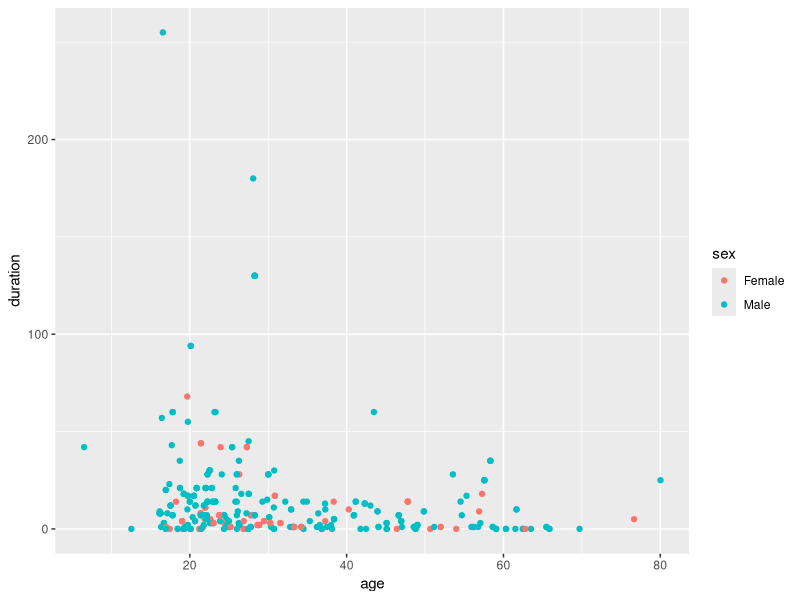
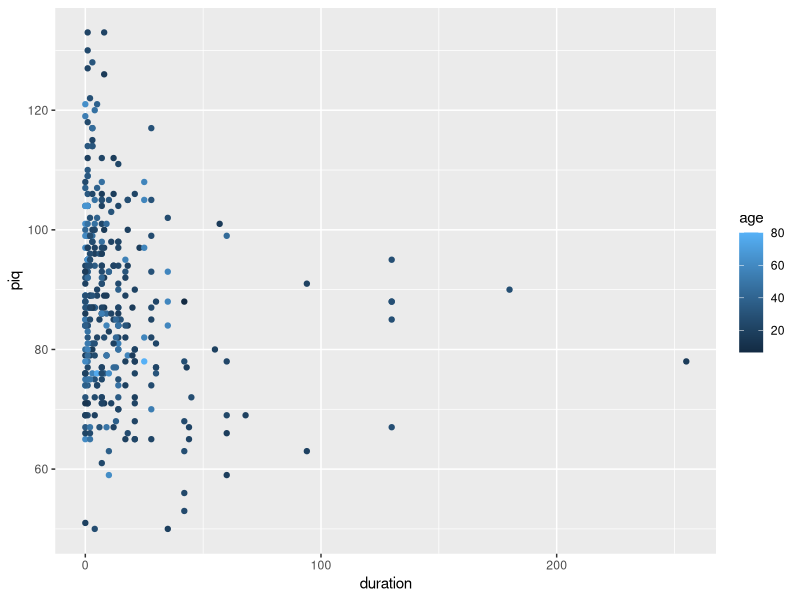
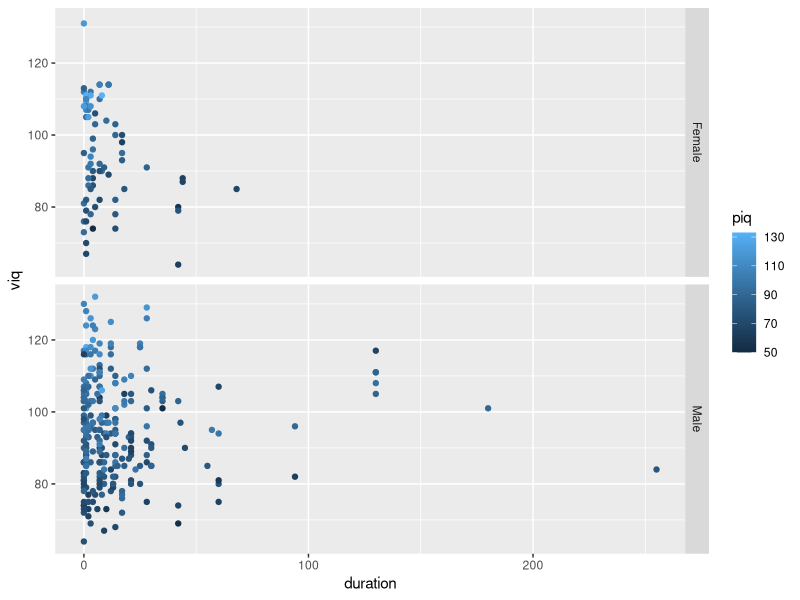
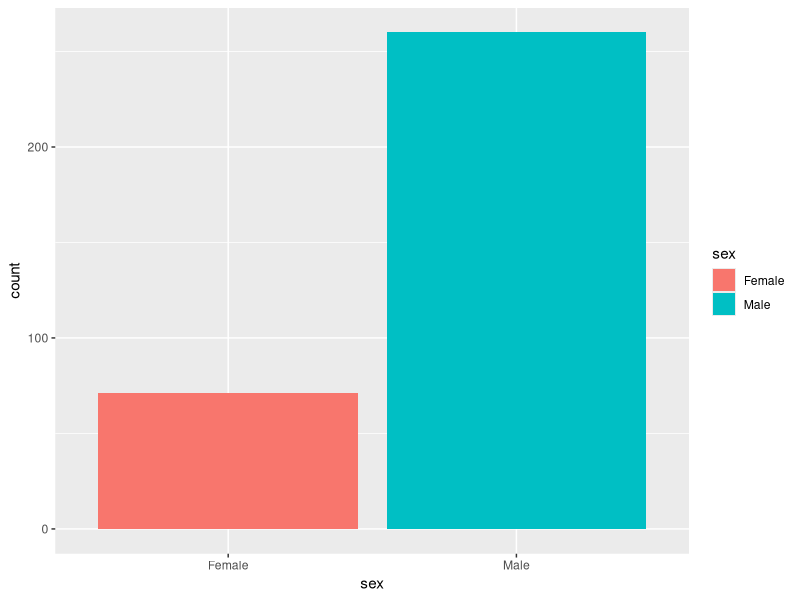
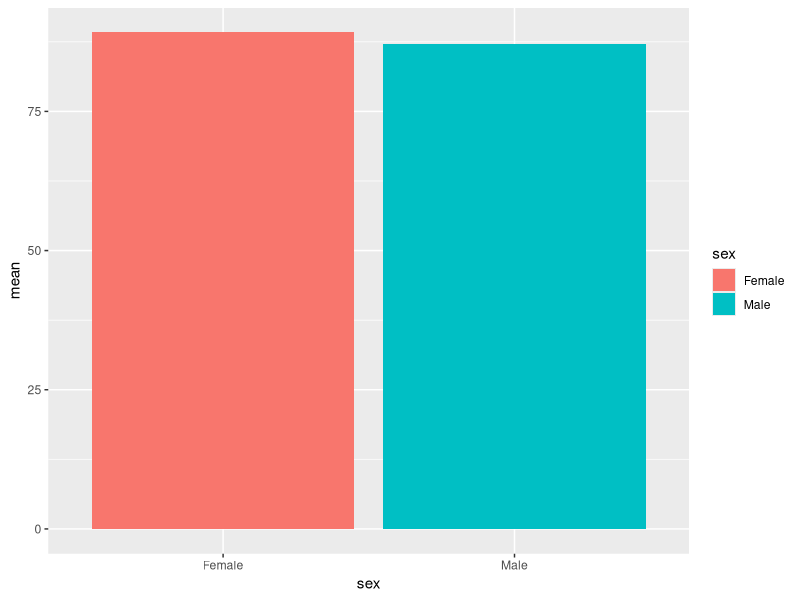
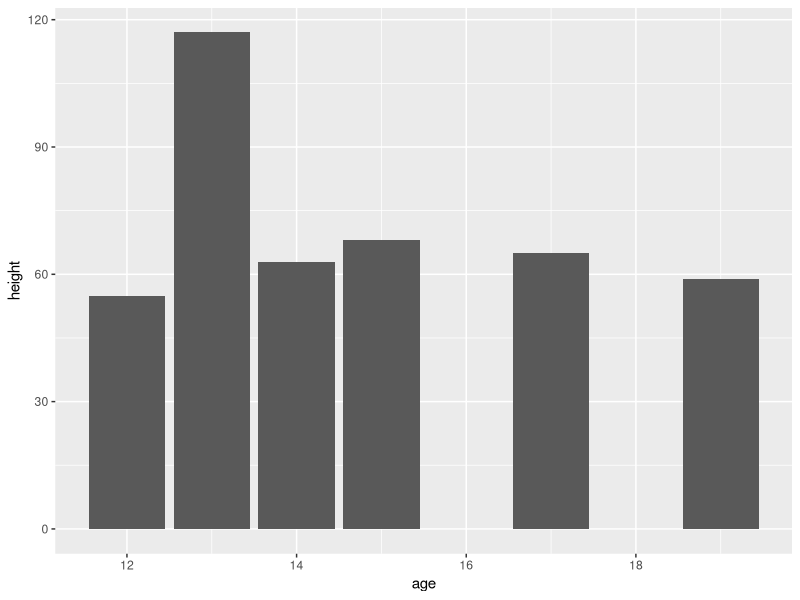
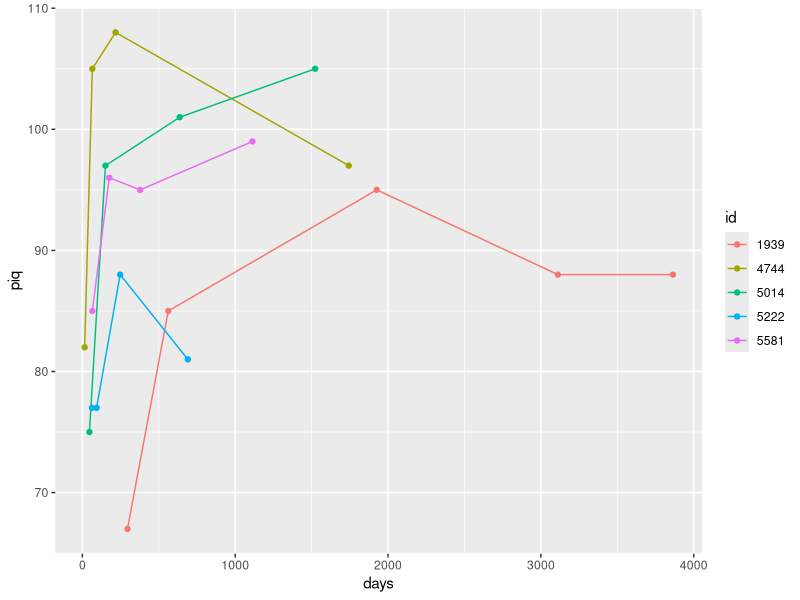

The R source for these figures, in order:

##############################################################################
## Worksheet 4: ggplot
##############################################################################


## 1. libraries and data -----------------------------

## Load the data.table, ggplot2 and car libraries. 
library(data.table)
library(ggplot2)
library(car)

## load the dataset called "Wong" from the car library, and convert it to a data.table called "comas".
data(Wong)
comas <- data.table(Wong)

## 2. Plots -----------------------------

## Make a scatter plot of age vs coma duration, colored by sex.

ggplot(comas, aes(x=age, y=duration, color=sex)) +
  geom_point()


## Make a scatter plot of coma duration vs piq, colored by age.
ggplot(comas, aes(x=duration, y=piq, color=age)) +
  geom_point()


## Make a scatter plot of coma duration vs viq, faceted by sex and colored by piq.
## Label it appropriately. 
ggplot(comas, aes(x=duration, y=viq, color=piq)) +
  geom_point() +
  facet_grid(sex~.)


# ---

## Make a histogram (bar chart with counts) by sex.

ggplot(comas, aes(x=sex, fill=sex)) +
  geom_bar()

## Change this histogram so the y-axis is mean piq. 

mean_piq <- comas[, list(mean=mean(piq)), by=sex]

ggplot(mean_piq, aes(x=sex, y=mean, fill=sex)) +
  geom_bar(stat="identity")

# a toy example of a bar graph with a user-set y-axis
toy_dataset <- data.table(id=1:7,
                          age=c(13, 17, 13, 14, 12, 19, 15),
                          height=c(60, 65, 57, 63, 55, 59, 68)
                          )

ggplot(toy_dataset, aes(x=age, y=height)) +
  geom_bar(stat="identity")

## Make a new dataset containing only individuals with more than three observations. 
##  Make a line plot of this dataset showing "days" vs piq, colored by id. Superimpose
##  The data points (aka a scatter plot) over this line plot. 
comas[, count:=.N, by=list(id)]

more_than_three <- comas[count>3]
more_than_three[, id:=as.factor(id)]

ggplot(more_than_three, aes(x=days, y=piq, color=id)) +
  geom_line() +
  geom_point()


# making factors

numeric_vec <- c(1, 1, 2, 3)
factor_vec <- as.factor(numeric_vec)






